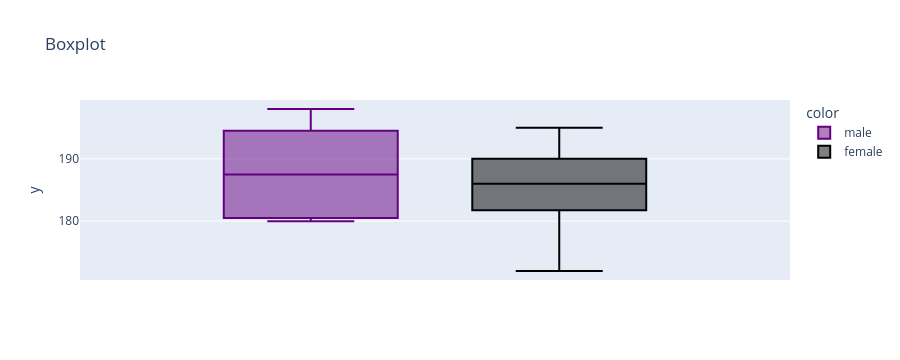

The notebook cell this image was saved under:
### Code cell
colour=dict(male='rgb(100,0,128)',female='black')
fig4=px.box(data_frame=pengs,y=y1,color=z1,color_discrete_map=colour,title='Boxplot')
fig4.show()

### Figure 1 — Plotly figure (JSON) as saved in the notebook; plotly's stock layout.template omitted (floating-point values rounded to 4 significant figures)
{"data": [{"alignmentgroup": "True", "hovertemplate": "color=male<br>y=%{y}<extra></extra>", "legendgroup": "male", "marker": {"color": "rgb(100,0,128)"}, "name": "male", "notched": false, "offsetgroup": "male", "orientation": "v", "showlegend": true, "type": "box", "x0": " ", "xaxis": "x", "y": [181, 190, 195, 191, 198, 197, 194, 180, 185, 180, 183, 180], "y0": " ", "yaxis": "y"}, {"alignmentgroup": "True", "hovertemplate": "color=female<br>y=%{y}<extra></extra>", "legendgroup": "female", "marker": {"color": "black"}, "name": "female", "notched": false, "offsetgroup": "female", "orientation": "v", "showlegend": true, "type": "box", "x0": " ", "xaxis": "x", "y": [186, 195, 193, 181, 182, 185, 195, 184, 174, 189, 187, 187, 172], "y0": " ", "yaxis": "y"}], "layout": {"autosize": true, "boxmode": "group", "height": 360, "legend": {"title": {"text": "color"}, "tracegroupgap": 0}, "title": {"text": "Boxplot"}, "xaxis": {"anchor": "y", "autorange": true, "domain": [0, 1], "range": [-0.5, 0.5], "type": "category"}, "yaxis": {"anchor": "x", "autorange": true, "domain": [0, 1], "range": [170.6, 199.4], "title": {"text": "y"}, "type": "linear"}}}
